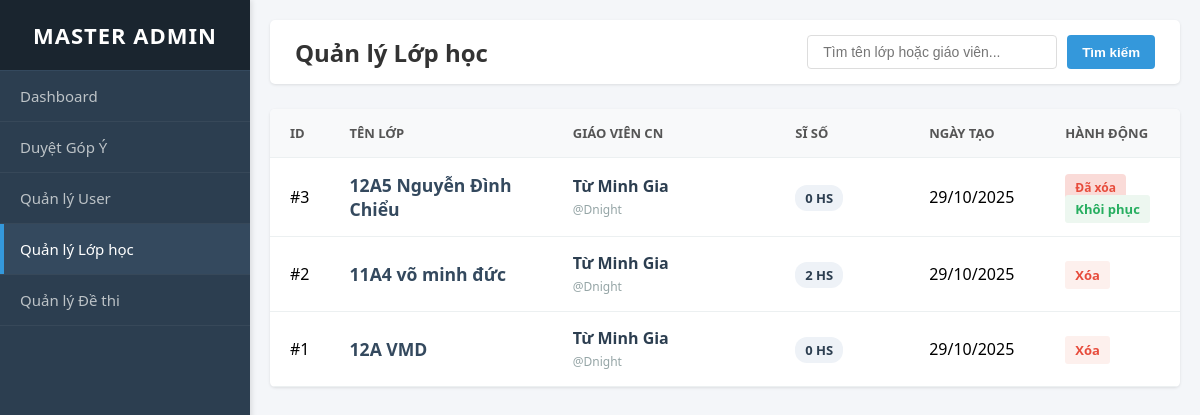
Screenshot of /Admin/manage_classes.php with the database file from the repository.
### tables this page shows
CREATE TABLE `class` (
  `ID_CLASS` int(11) NOT NULL,
  `IDACC_teach` int(11) DEFAULT NULL,
  `ten_lop_hoc` varchar(255) NOT NULL,
  `ngay_tao` datetime DEFAULT current_timestamp(),
  `trang_thai` enum('đang hoạt động','đã xóa') NOT NULL DEFAULT 'đang hoạt động'
);

CREATE TABLE `account` (
  `IDACC` int(11) NOT NULL,
  `username` varchar(50) NOT NULL,
  `email` varchar(100) DEFAULT NULL,
  `ho_ten` varchar(100) DEFAULT NULL,
  `ngay_sinh` date DEFAULT NULL,
  `gioi_tinh` enum('Nam','Nữ','Khác') DEFAULT NULL,
  `password` varchar(255) NOT NULL,
  `quyen` tinyint(4) NOT NULL CHECK (`quyen` in (1,2,3)),
  `ngay_tao` datetime DEFAULT NULL,
  `avatar` varchar(255) DEFAULT NULL
);

### Admin/manage_classes.php (the view, shortened to what this page needs)
<?php
require_once '../Check/Connect.php';
$search = $_GET['search'] ?? '';
$search_param = "%" . $search . "%";
$sql = "SELECT
            C.ID_CLASS,
            C.ten_lop_hoc,
            C.ngay_tao,
            C.trang_thai,
            A.username AS gv_username,
            A.ho_ten AS gv_hoten,
            COUNT(L.ID_LIST) as so_hoc_sinh
        FROM class C
        LEFT JOIN account A ON C.IDACC_teach = A.IDACC
        LEFT JOIN class_list L ON C.ID_CLASS = L.ID_CLASS
        WHERE (C.ten_lop_hoc LIKE ? OR A.ho_ten LIKE ? OR A.username LIKE ?)
        GROUP BY C.ID_CLASS, C.ten_lop_hoc, C.ngay_tao, C.trang_thai, A.username, A.ho_ten
        ORDER BY C.ngay_tao DESC";
$stmt = $conn->prepare($sql);
$stmt->bind_param("sss", $search_param, $search_param, $search_param);
$stmt->execute();
$result = $stmt->get_result();
$classes = $result->fetch_all(MYSQLI_ASSOC);
?>
<!DOCTYPE html>
<html lang="vi">
<head>
</head>
<body>
    <aside class="sidebar">
        <div class="sidebar-header">
            <h2>Master Admin</h2>
        </div>
        <ul class="sidebar-menu">
            <li><a href="Adminhome.php">Dashboard</a></li>
            <li><a href="manage_ideas.php">Duyệt Góp Ý</a></li>
            <li><a href="manage_users.php">Quản lý User</a></li>
            <li class="active-item"><a href="manage_classes.php">Quản lý Lớp học</a></li>
            <li><a href="manager_de.php">Quản lý Đề thi</a></li>
        </ul>
    </aside>
    <main class="dashboard">
        <div class="dashboard-header">
            <h1>Quản lý Lớp học</h1>
            <form method="GET" class="search-box">
                <input type="text" name="search" placeholder="Tìm tên lớp hoặc giáo viên..." value="<?php echo htmlspecialchars($search); ?>">
                <button type="submit">Tìm kiếm</button>
            </form>
        </div>
        <div class="table-container">
            <table class="data-table">
                <thead>
                    <tr>
                        <th width="5%">ID</th>
                        <th width="25%">Tên Lớp</th>
                        <th width="25%">Giáo viên CN</th>
                        <th width="15%">Sĩ số</th>
                        <th width="15%">Ngày tạo</th>
                        <th width="15%">Hành động</th>
                    </tr>
                </thead>
                <tbody>
                    <?php if (count($classes) > 0): ?>
                        <?php foreach ($classes as $cls): ?>
                            <tr>
                                <td>#<?php echo $cls['ID_CLASS']; ?></td>
                                <td>
                                    <strong style="color:#34495e; font-size:1.1em;">
                                        <?php echo htmlspecialchars($cls['ten_lop_hoc']); ?>
                                    </strong>
                                </td>
                                <td>
                                    <span class="teacher-name">
                                        <?php echo htmlspecialchars($cls['gv_hoten'] ?? 'Chưa cập nhật'); ?>
                                    </span>
                                    <span class="teacher-username">@<?php echo htmlspecialchars($cls['gv_username']); ?></span>
                                </td>
                                <td>
                                    <span class="student-count"><?php echo $cls['so_hoc_sinh']; ?> HS</span>
                                </td>
                                <td><?php echo date("d/m/Y", strtotime($cls['ngay_tao'])); ?></td>
                                <td>
                                    <?php if ($cls['trang_thai'] == 'đang hoạt động'): ?>
                                        <a href="manage_classes.php?action=delete&id=<?php echo $cls['ID_CLASS']; ?>&search=<?php echo urlencode($search); ?>"
                                           class="btn-action btn-del"
                                           onclick="return confirm('Xóa lớp này?');">
                                           Xóa
                                        </a>
                                    <?php else: ?>
                                        <span class="status-badge status-deleted" style="margin-right:5px;">Đã xóa</span>
                                        <a href="manage_classes.php?action=restore&id=<?php echo $cls['ID_CLASS']; ?>&search=<?php echo urlencode($search); ?>"
                                           class="btn-action btn-restore"
                                           onclick="return confirm('Khôi phục lớp này?');">
                                           Khôi phục
                                        </a>
                                    <?php endif; ?>
                                </td>
                            </tr>
                        <?php endforeach; ?>
                    <?php endif; ?>
                </tbody>
            </table>
        </div>
    </main>
</body>
</html>

### Admin/manage_classes.php (style rules this page uses)
* { box-sizing: border-box; }
body { font-family: 'Segoe UI', Tahoma, Geneva, Verdana, sans-serif; background-color: #f4f6f9; margin: 0; padding: 0; display: flex; min-height: 100vh; }
a { text-decoration: none; }
.sidebar { width: 250px; background-color: #2c3e50; color: #ecf0f1; position: fixed; top: 0; left: 0; bottom: 0; display: flex; flex-direction: column; z-index: 1000; box-shadow: 2px 0 5px rgba(0,0,0,0.1); }
.sidebar-header { background-color: #1a252f; padding: 20px; text-align: center; border-bottom: 1px solid #34495e; }
.sidebar-header h2 { margin: 0; font-size: 22px; text-transform: uppercase; color: #fff; letter-spacing: 1px; }
.sidebar-menu { list-style: none; padding: 0; margin: 0; }
.sidebar-menu li { border-bottom: 1px solid rgba(255,255,255,0.05); }
.sidebar-menu a { display: block; padding: 15px 20px; color: #bdc3c7; font-size: 15px; transition: all 0.3s; }
.sidebar-menu a:hover, .sidebar-menu li.active-item a { background-color: #34495e; color: #fff; border-left: 4px solid #3498db; padding-left: 16px; }
.dashboard { margin-left: 250px; width: calc(100% - 250px); padding: 20px; }
.dashboard-header { background: #fff; padding: 15px 25px; border-radius: 5px; box-shadow: 0 1px 3px rgba(0,0,0,0.1); margin-bottom: 25px; display: flex; justify-content: space-between; align-items: center; }
.dashboard-header h1 { margin: 0; font-size: 24px; color: #333; }
.search-box { display: flex; gap: 10px; }
.search-box input { padding: 8px 15px; border: 1px solid #ddd; border-radius: 4px; outline: none; font-size: 14px; width: 250px; }
.search-box button { padding: 8px 15px; background-color: #3498db; color: white; border: none; border-radius: 4px; cursor: pointer; font-weight: 600; }
.table-container { background: #fff; border-radius: 5px; box-shadow: 0 1px 3px rgba(0,0,0,0.1); overflow: hidden; }
.data-table { width: 100%; border-collapse: collapse; }
.data-table th, .data-table td { padding: 15px 20px; text-align: left; border-bottom: 1px solid #ecf0f1; }
.data-table th { background-color: #f8f9fa; color: #555; font-weight: 600; text-transform: uppercase; font-size: 13px; }
.teacher-name { font-weight: 600; color: #2c3e50; display: block; }
.teacher-username { font-size: 12px; color: #95a5a6; }
.student-count { background: #eef2f7; color: #2c3e50; padding: 4px 10px; border-radius: 12px; font-weight: bold; font-size: 13px; }
.status-badge { padding: 5px 10px; border-radius: 4px; font-size: 12px; font-weight: 600; }
.status-deleted { background-color: #fadbd8; color: #e74c3c; }
.btn-action { font-size: 13px; font-weight: 600; padding: 5px 10px; border-radius: 3px; transition: 0.2s; }
.btn-del { color: #e74c3c; background: #fdf0ed; }
.btn-restore { color: #27ae60; background: #edf7f0; }

### rows the page displays
class: ID_CLASS "3", ten_lop_hoc "12A5 Nguyễn Đình Chiểu", IDACC_teach.ho_ten "Từ Minh Gia", IDACC_teach.username "Dnight", so_hoc_sinh "0", ngay_tao "29/10/2025"
class: ID_CLASS "2", ten_lop_hoc "11A4 võ minh đức", IDACC_teach.ho_ten "Từ Minh Gia", IDACC_teach.username "Dnight", so_hoc_sinh "2", ngay_tao "29/10/2025"
class: ID_CLASS "1", ten_lop_hoc "12A VMD", IDACC_teach.ho_ten "Từ Minh Gia", IDACC_teach.username "Dnight", so_hoc_sinh "0", ngay_tao "29/10/2025"
